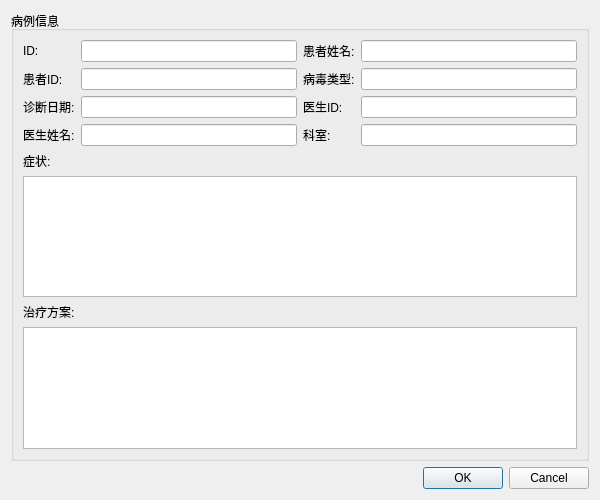
<?xml version="1.0" encoding="UTF-8"?>
<ui version="4.0">
 <class>CaseEditDialog</class>
 <widget class="QDialog" name="CaseEditDialog">
  <property name="geometry">
   <rect>
    <x>0</x>
    <y>0</y>
    <width>600</width>
    <height>500</height>
   </rect>
  </property>
  <property name="windowTitle">
   <string>编辑病例</string>
  </property>
  <layout class="QVBoxLayout" name="verticalLayout">
   <item>
    <widget class="QGroupBox" name="groupBox">
     <property name="title">
      <string>病例信息</string>
     </property>
     <layout class="QGridLayout" name="gridLayout">
      <item row="0" column="0">
       <widget class="QLabel" name="label">
        <property name="text">
         <string>ID:</string>
        </property>
       </widget>
      </item>
      <item row="0" column="1">
       <widget class="QLineEdit" name="idEdit">
        <property name="readOnly">
         <bool>true</bool>
        </property>
       </widget>
      </item>
      <item row="0" column="2">
       <widget class="QLabel" name="label_2">
        <property name="text">
         <string>患者姓名:</string>
        </property>
       </widget>
      </item>
      <item row="0" column="3">
       <widget class="QLineEdit" name="patientNameEdit"/>
      </item>
      <item row="1" column="0">
       <widget class="QLabel" name="label_3">
        <property name="text">
         <string>患者ID:</string>
        </property>
       </widget>
      </item>
      <item row="1" column="1">
       <widget class="QLineEdit" name="patientIdEdit"/>
      </item>
      <item row="1" column="2">
       <widget class="QLabel" name="label_4">
        <property name="text">
         <string>病毒类型:</string>
        </property>
       </widget>
      </item>
      <item row="1" column="3">
       <widget class="QLineEdit" name="virusTypeEdit"/>
      </item>
      <item row="2" column="0">
       <widget class="QLabel" name="label_5">
        <property name="text">
         <string>诊断日期:</string>
        </property>
       </widget>
      </item>
      <item row="2" column="1">
       <widget class="QLineEdit" name="diagnosisDateEdit"/>
      </item>
      <item row="2" column="2">
       <widget class="QLabel" name="label_6">
        <property name="text">
         <string>医生ID:</string>
        </property>
       </widget>
      </item>
      <item row="2" column="3">
       <widget class="QLineEdit" name="doctorIdEdit"/>
      </item>
      <item row="3" column="0">
       <widget class="QLabel" name="label_7">
        <property name="text">
         <string>医生姓名:</string>
        </property>
       </widget>
      </item>
      <item row="3" column="1">
       <widget class="QLineEdit" name="doctorNameEdit"/>
      </item>
      <item row="3" column="2">
       <widget class="QLabel" name="label_8">
        <property name="text">
         <string>科室:</string>
        </property>
       </widget>
      </item>
      <item row="3" column="3">
       <widget class="QLineEdit" name="departmentEdit"/>
      </item>
      <item row="4" column="0" colspan="4">
       <widget class="QLabel" name="label_9">
        <property name="text">
         <string>症状:</string>
        </property>
       </widget>
      </item>
      <item row="5" column="0" colspan="4">
       <widget class="QPlainTextEdit" name="symptomsEdit"/>
      </item>
      <item row="6" column="0" colspan="4">
       <widget class="QLabel" name="label_10">
        <property name="text">
         <string>治疗方案:</string>
        </property>
       </widget>
      </item>
      <item row="7" column="0" colspan="4">
       <widget class="QPlainTextEdit" name="treatmentEdit"/>
      </item>
     </layout>
    </widget>
   </item>
   <item>
    <widget class="QDialogButtonBox" name="buttonBox">
     <property name="orientation">
      <enum>Qt::Horizontal</enum>
     </property>
     <property name="standardButtons">
      <set>QDialogButtonBox::Cancel|QDialogButtonBox::Ok</set>
     </property>
    </widget>
   </item>
  </layout>
 </widget>
 <resources/>
 <connections>
  <connection>
   <sender>buttonBox</sender>
   <signal>accepted()</signal>
   <receiver>CaseEditDialog</receiver>
   <slot>accept()</slot>
  </connection>
  <connection>
   <sender>buttonBox</sender>
   <signal>rejected()</signal>
   <receiver>CaseEditDialog</receiver>
   <slot>reject()</slot>
  </connection>
 </connections>
</ui>
